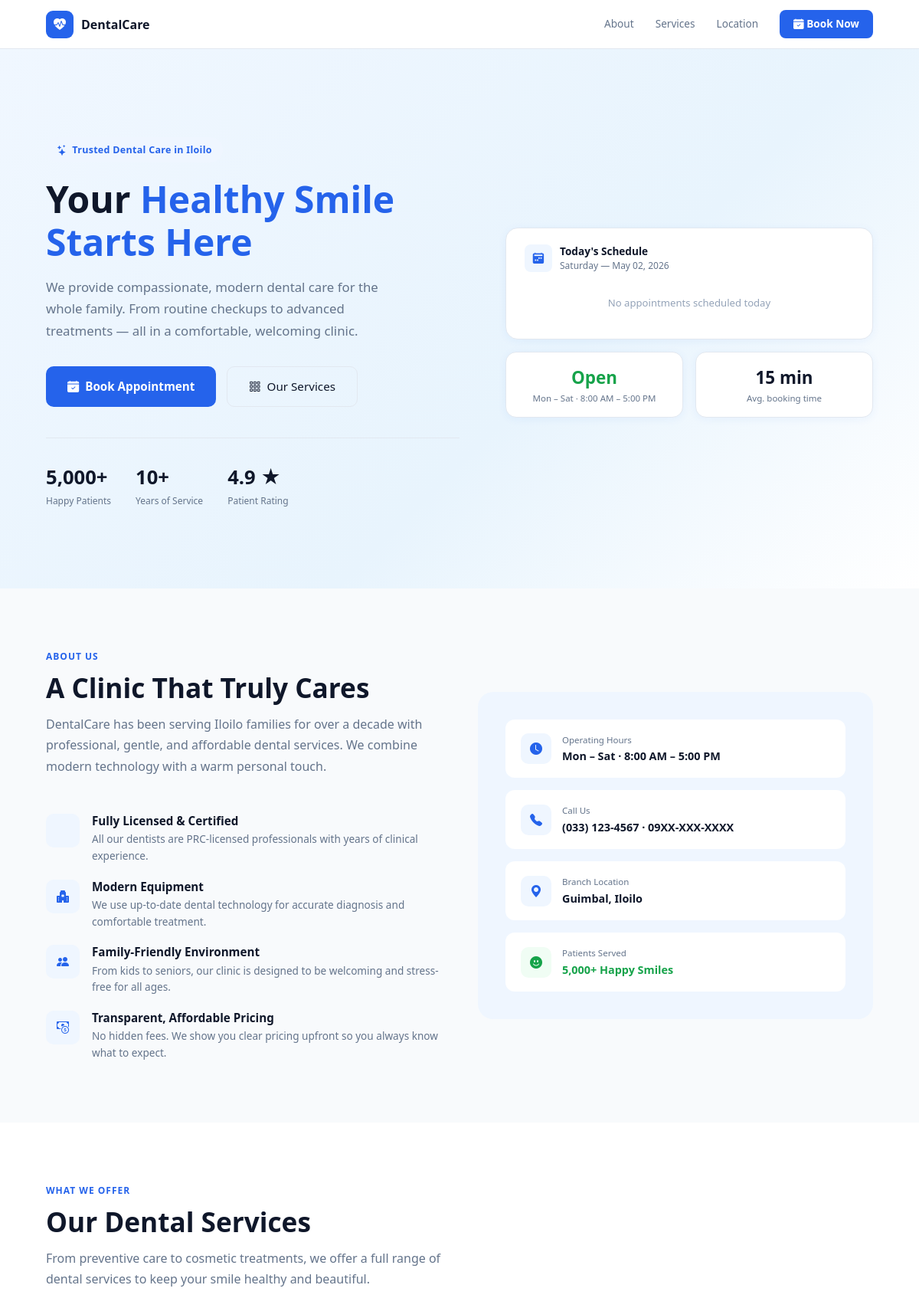
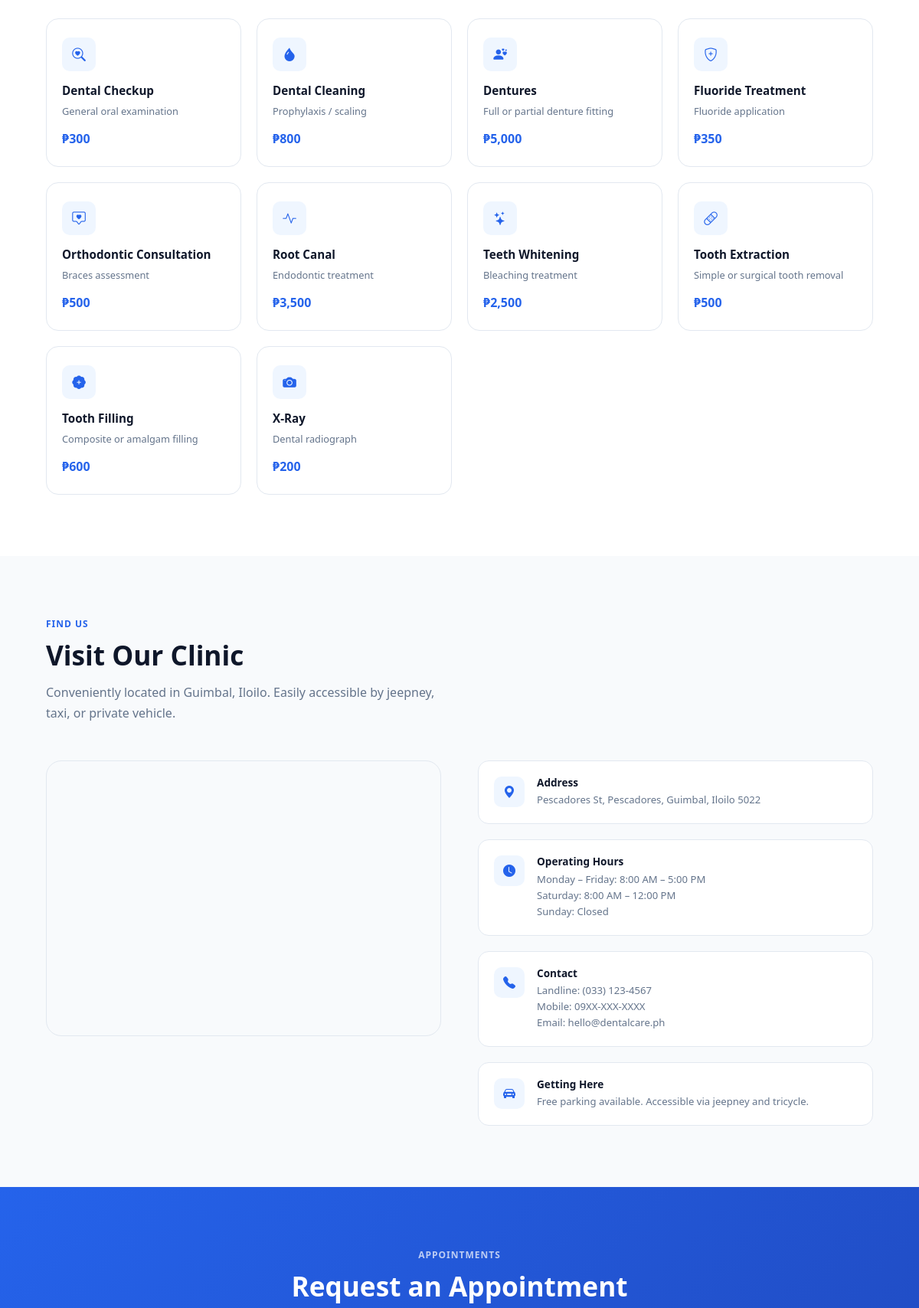
Screenshot of /booking.php (upper part) with the database file from the repository (2 pictures, top to bottom).
### tables this page shows
CREATE TABLE `services` (
  `id`               INT AUTO_INCREMENT PRIMARY KEY,
  `service_name`     VARCHAR(100)  NOT NULL,
  `description`      TEXT          DEFAULT NULL,
  `duration_minutes` INT           DEFAULT 30,
  `price`            DECIMAL(10,2) DEFAULT 0.00,
  `is_active`        TINYINT(1)    DEFAULT 1,
  `created_at`       DATETIME      DEFAULT CURRENT_TIMESTAMP
);

### booking.php (the view, shortened to what this page needs)
<?php
require_once 'includes/db.php';
$clinic_name      = 'DentalCare';
$clinic_tagline   = 'Trusted Dental Care in Iloilo';
$clinic_hero_h1   = 'Your Healthy Smile Starts Here';
$clinic_hero_sub  = 'We provide compassionate, modern dental care for the whole family. From routine checkups to advanced treatments — all in a comfortable, welcoming clinic.';
$clinic_about_h2  = 'A Clinic That Truly Cares';
$clinic_about_sub = 'DentalCare has been serving Iloilo families for over a decade with professional, gentle, and affordable dental services. We combine modern technology with a warm personal touch.';
$clinic_phone     = '(033) 123-4567';
$clinic_mobile    = '09XX-XXX-XXXX';
$clinic_email     = 'hello@dentalcare.ph';
$clinic_address   = 'Pescadores St, Pescadores, Guimbal, Iloilo 5022';
$clinic_location  = 'Guimbal, Iloilo';
$clinic_hours     = 'Mon – Sat · 8:00 AM – 5:00 PM';
$clinic_hours_sat = '8:00 AM – 12:00 PM';
$clinic_parking   = 'Free parking available. Accessible via jeepney and tricycle.';
$stat_patients    = '5,000+';
$stat_years       = '10+';
$stat_rating      = '4.9 ★';
$services = $conn->query("SELECT id, service_name, description, price FROM services WHERE is_active = 1 ORDER BY service_name")->fetch_all(MYSQLI_ASSOC);
$today = date('Y-m-d');
$today_schedule = $conn->query("
    SELECT a.appointment_time, s.service_name, a.status
    FROM appointments a
    LEFT JOIN services s ON a.service_id = s.id
    WHERE a.appointment_date = '$today'
    AND a.status IN ('confirmed', 'pending', 'completed')
    ORDER BY a.appointment_time ASC
    LIMIT 5
")->fetch_all(MYSQLI_ASSOC);
?>
<!DOCTYPE html>
<html lang="en">
<head>
  <link rel="stylesheet" href="https://cdn.jsdelivr.net/npm/bootstrap@5.3.0/dist/css/bootstrap.min.css">
  <link rel="stylesheet" href="https://cdn.jsdelivr.net/npm/bootstrap-icons@1.11.0/font/bootstrap-icons.css">
</head>
<body>
<nav class="nav-bar">
  <a href="#" class="nav-logo">
    <div class="nav-logo-icon"><i class="bi bi-heart-pulse-fill"></i></div>
    <div class="nav-logo-text"><?php echo $clinic_name; ?></div>
  </a>
  <div class="nav-links">
    <a href="#about">About</a>
    <a href="#services">Services</a>
    <a href="#location">Location</a>
    <a href="#booking" class="nav-cta"><i class="bi bi-calendar-check-fill"></i> Book Now</a>
  </div>
</nav>
<section class="hero">
  <div class="hero-content">
    <div class="hero-badge">
      <i class="bi bi-stars" style="font-size:14px;"></i>
      <?php echo $clinic_tagline; ?>
    </div>
    <h1><?php
      $parts = explode(' ', $clinic_hero_h1, 2);
      echo $parts[0] . ' <span>' . ($parts[1] ?? '') . '</span>';
    ?></h1>
    <p><?php echo $clinic_hero_sub; ?></p>
    <div class="hero-btns">
      <a href="#booking" class="btn-primary-custom">
        <i class="bi bi-calendar-check-fill"></i> Book Appointment
      </a>
      <a href="#services" class="btn-ghost">
        <i class="bi bi-grid-3x3-gap"></i> Our Services
      </a>
    </div>
    <div class="hero-stats">
      <div>
        <div class="hero-stat-num"><?php echo $stat_patients; ?></div>
        <div class="hero-stat-label">Happy Patients</div>
      </div>
      <div>
        <div class="hero-stat-num"><?php echo $stat_years; ?></div>
        <div class="hero-stat-label">Years of Service</div>
      </div>
      <div>
        <div class="hero-stat-num"><?php echo $stat_rating; ?></div>
        <div class="hero-stat-label">Patient Rating</div>
      </div>
    </div>
  </div>
  <div class="hero-visual">
    <div class="hero-card">
      <div class="hero-card-header">
        <div class="hc-icon blue"><i class="bi bi-calendar2-week-fill"></i></div>
        <div>
          <div class="hc-title">Today's Schedule</div>
          <div class="hc-sub"><?php echo date('l — M d, Y'); ?></div>
        </div>
      </div>
      <?php if (empty($today_schedule)): ?>
        <div style="padding:16px 0;text-align:center;color:#94a3b8;font-size:0.82rem;">
          No appointments scheduled today
        </div>
      <?php endif; ?>
    </div>
    <div class="hero-cards-row">
      <div class="mini-card">
        <div class="mini-card-num" style="color:#16a34a;">Open</div>
        <div class="mini-card-label"><?php echo $clinic_hours; ?></div>
      </div>
      <div class="mini-card">
        <div class="mini-card-num">15 min</div>
        <div class="mini-card-label">Avg. booking time</div>
      </div>
    </div>
  </div>
</section>
<section class="section section-alt" id="about">
  <div style="max-width:1100px; margin: 0 auto;">
    <div class="about-grid">
      <div>
        <div class="section-label">About Us</div>
        <h2 class="section-title"><?php echo $clinic_about_h2; ?></h2>
        <p class="section-sub"><?php echo $clinic_about_sub; ?></p>
        <div class="about-features">
          <div class="about-feature">
            <div class="about-feature-icon"><i class="bi bi-shield-check-fill"></i></div>
            <div>
              <h4>Fully Licensed & Certified</h4>
              <p>All our dentists are PRC-licensed professionals with years of clinical experience.</p>
            </div>
          </div>
          <div class="about-feature">
            <div class="about-feature-icon"><i class="bi bi-hospital-fill"></i></div>
            <div>
              <h4>Modern Equipment</h4>
              <p>We use up-to-date dental technology for accurate diagnosis and comfortable treatment.</p>
            </div>
          </div>
          <div class="about-feature">
            <div class="about-feature-icon"><i class="bi bi-people-fill"></i></div>
            <div>
              <h4>Family-Friendly Environment</h4>
              <p>From kids to seniors, our clinic is designed to be welcoming and stress-free for all ages.</p>
            </div>
          </div>
          <div class="about-feature">
            <div class="about-feature-icon"><i class="bi bi-cash-coin"></i></div>
            <div>
              <h4>Transparent, Affordable Pricing</h4>
              <p>No hidden fees. We show you clear pricing upfront so you always know what to expect.</p>
            </div>
          </div>
        </div>
      </div>
      <div class="about-visual">
        <div class="about-info-card">
          <div class="aic-icon"><i class="bi bi-clock-fill"></i></div>
          <div>
            <div class="aic-label">Operating Hours</div>
            <div class="aic-value"><?php echo $clinic_hours; ?></div>
          </div>
        </div>
        <div class="about-info-card">
          <div class="aic-icon"><i class="bi bi-telephone-fill"></i></div>
          <div>
            <div class="aic-label">Call Us</div>
            <div class="aic-value"><?php echo $clinic_phone; ?> · <?php echo $clinic_mobile; ?></div>
          </div>
        </div>
        <div class="about-info-card">
          <div class="aic-icon"><i class="bi bi-geo-alt-fill"></i></div>
          <div>
            <div class="aic-label">Branch Location</div>
            <div class="aic-value"><?php echo $clinic_location; ?></div>
          </div>
        </div>
        <div class="about-info-card">
          <div class="aic-icon" style="background:#f0fdf4; color:#16a34a;"><i class="bi bi-emoji-smile-fill"></i></div>
          <div>
            <div class="aic-label">Patients Served</div>
            <div class="aic-value" style="color:#16a34a;"><?php echo $stat_patients; ?> Happy Smiles</div>
          </div>
        </div>
      </div>
    </div>
  </div>
</section>
<section class="section" id="services">
  <div style="max-width:1100px; margin: 0 auto;">
    <div class="section-label">What We Offer</div>
    <h2 class="section-title">Our Dental Services</h2>
    <p class="section-sub">From preventive care to cosmetic treatments, we offer a full range of dental services to keep your smile healthy and beautiful.</p>
    <?php
    $icons = [
      'checkup'        => 'bi-search-heart',
      'extraction'     => 'bi-bandaid',
      'cleaning'       => 'bi-droplet-fill',
      'filling'        => 'bi-patch-plus-fill',
      'root canal'     => 'bi-activity',
      'orthodontic'    => 'bi-chat-square-heart',
      'whitening'      => 'bi-stars',
      'denture'        => 'bi-person-hearts',
      'x-ray'          => 'bi-camera-fill',
      'fluoride'       => 'bi-shield-plus',
    ];
    ?>
    <div class="services-grid">
      <?php foreach ($services as $s):
        $key  = strtolower($s['service_name']);
        $icon = 'bi-heart-pulse';
        foreach ($icons as $k => $v) {
          if (str_contains($key, $k)) { $icon = $v; break; }
        }
      ?>
      <div class="service-card">
        <div class="sc-icon"><i class="bi <?php echo $icon; ?>"></i></div>
        <div class="sc-name"><?php echo htmlspecialchars($s['service_name']); ?></div>
        <div class="sc-desc"><?php echo htmlspecialchars($s['description'] ?? ''); ?></div>
        <div class="sc-price">₱<?php echo number_format($s['price'], 0); ?></div>
      </div>
      <?php endforeach; ?>
    </div>
  </div>
</section>
<section class="section section-alt" id="location">
  <div style="max-width:1100px; margin: 0 auto;">
    <div class="section-label">Find Us</div>
    <h2 class="section-title">Visit Our Clinic</h2>
    <p class="section-sub">Conveniently located in <?php echo $clinic_location; ?>. Easily accessible by jeepney, taxi, or private vehicle.</p>
    <div class="location-grid">
      <div class="location-map">
        <iframe
          src="https://www.google.com/maps/embed?pb=!1m18!1m12!1m3!1d125375.43390869668!2d122.3253227!3d10.6592566!2m3!1f0!2f0!3f0!3m2!1i1024!2i768!4f13.1!3m3!1m2!1s0x33ae58e91c10ecbb%3A0xdab84b398a19d35a!2sPescadores%20St%2C%20Pescadores%2C%20Guimbal%2C%20Iloilo!5e0!3m2!1sen!2sph!4v1680000000000!5m2!1sen!2sph"
          allowfullscreen="" loading="lazy">
        </iframe>
      </div>
      <div class="location-details">
        <div class="loc-item">
          <div class="loc-item-icon"><i class="bi bi-geo-alt-fill"></i></div>
          <div>
            <h4>Address</h4>
            <p><?php echo $clinic_address; ?></p>
          </div>
        </div>
        <div class="loc-item">
          <div class="loc-item-icon"><i class="bi bi-clock-fill"></i></div>
          <div>
            <h4>Operating Hours</h4>
            <p>Monday – Friday: 8:00 AM – 5:00 PM<br>Saturday: <?php echo $clinic_hours_sat; ?><br>Sunday: Closed</p>
          </div>
        </div>
        <div class="loc-item">
          <div class="loc-item-icon"><i class="bi bi-telephone-fill"></i></div>
          <div>
            <h4>Contact</h4>
            <p>Landline: <?php echo $clinic_phone; ?><br>Mobile: <?php echo $clinic_mobile; ?><br>Email: <?php echo $clinic_email; ?></p>
          </div>
        </div>
        <div class="loc-item">
          <div class="loc-item-icon"><i class="bi bi-car-front-fill"></i></div>
          <div>
            <h4>Getting Here</h4>
            <p><?php echo $clinic_parking; ?></p>
          </div>
        </div>
      </div>
    </div>
  </div>
</section>
<section id="booking">
  <div class="booking-wrapper">
    <div class="booking-header">
      <div class="section-label">Appointments</div>
      <h2 class="section-title">Request an Appointment</h2>
    </div>
  </div>
</section>
</body>
</html>

### rows the page displays
services: service_name "Dental Checkup", description "General oral examination", price "300"
services: service_name "Dental Cleaning", description "Prophylaxis / scaling", price "800"
services: service_name "Dentures", description "Full or partial denture fitting", price "5,000"
services: service_name "Fluoride Treatment", description "Fluoride application", price "350"
services: service_name "Orthodontic Consultation", description "Braces assessment", price "500"
services: service_name "Root Canal", description "Endodontic treatment", price "3,500"
services: service_name "Teeth Whitening", description "Bleaching treatment", price "2,500"
services: service_name "Tooth Extraction", description "Simple or surgical tooth removal", price "500"
services: service_name "Tooth Filling", description "Composite or amalgam filling", price "600"
services: service_name "X-Ray", description "Dental radiograph", price "200"

### other values shown
$clinic_name "DentalCare"
$clinic_tagline "Trusted Dental Care in Iloilo"
$parts[0] "Your"
$parts[1] "Healthy Smile Starts Here"
$clinic_hero_sub "We provide compassionate, modern dental care for the whole family. From routine checkups to advanced treatments — all in a comfortable, welcoming clinic."
$stat_patients "5,000+"
$stat_years "10+"
$stat_rating "4.9 ★"
$clinic_hours "Mon – Sat · 8:00 AM – 5:00 PM"
$clinic_about_h2 "A Clinic That Truly Cares"
$clinic_about_sub "DentalCare has been serving Iloilo families for over a decade with professional, gentle, and affordable dental services. We combine modern technology with a warm personal touch."
$clinic_phone "(033) 123-4567"
$clinic_mobile "09XX-XXX-XXXX"
$clinic_location "Guimbal, Iloilo"
$clinic_address "Pescadores St, Pescadores, Guimbal, Iloilo 5022"
